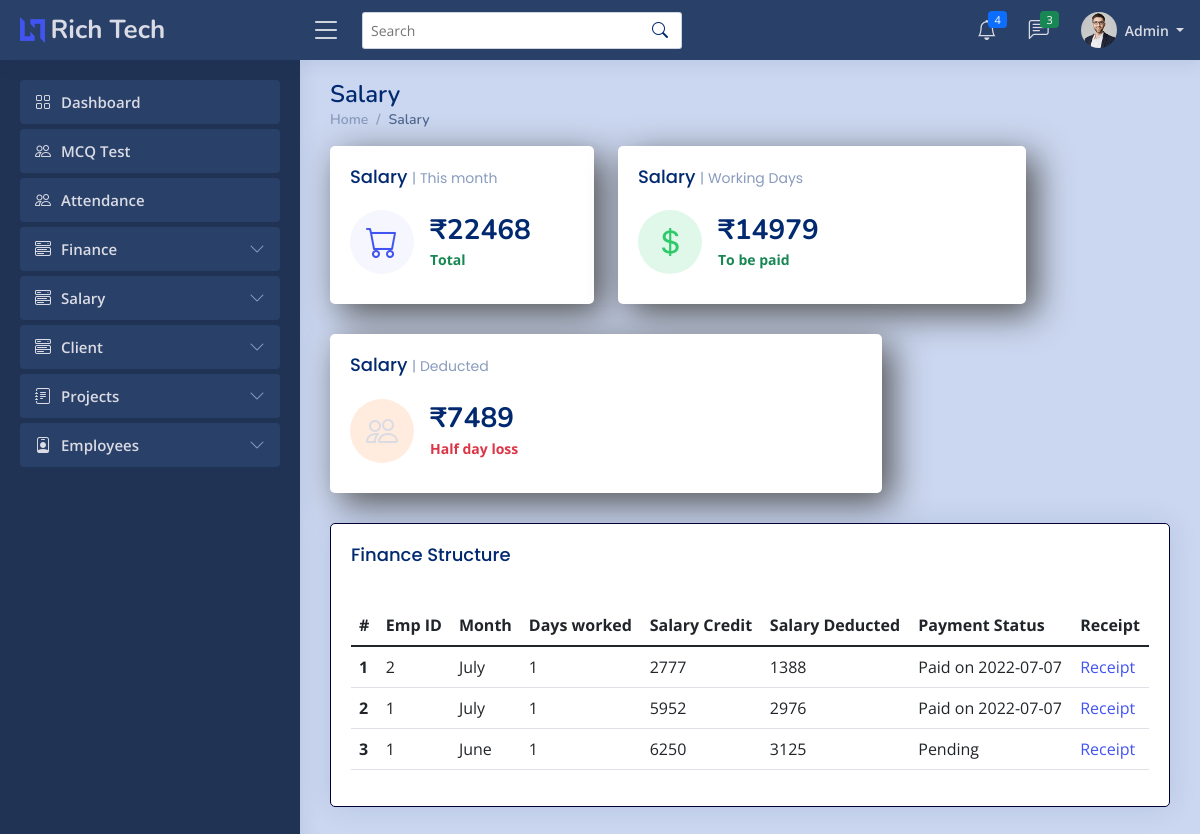
The page /admin/allsalary.php (signed in) on the database as committed earlier.
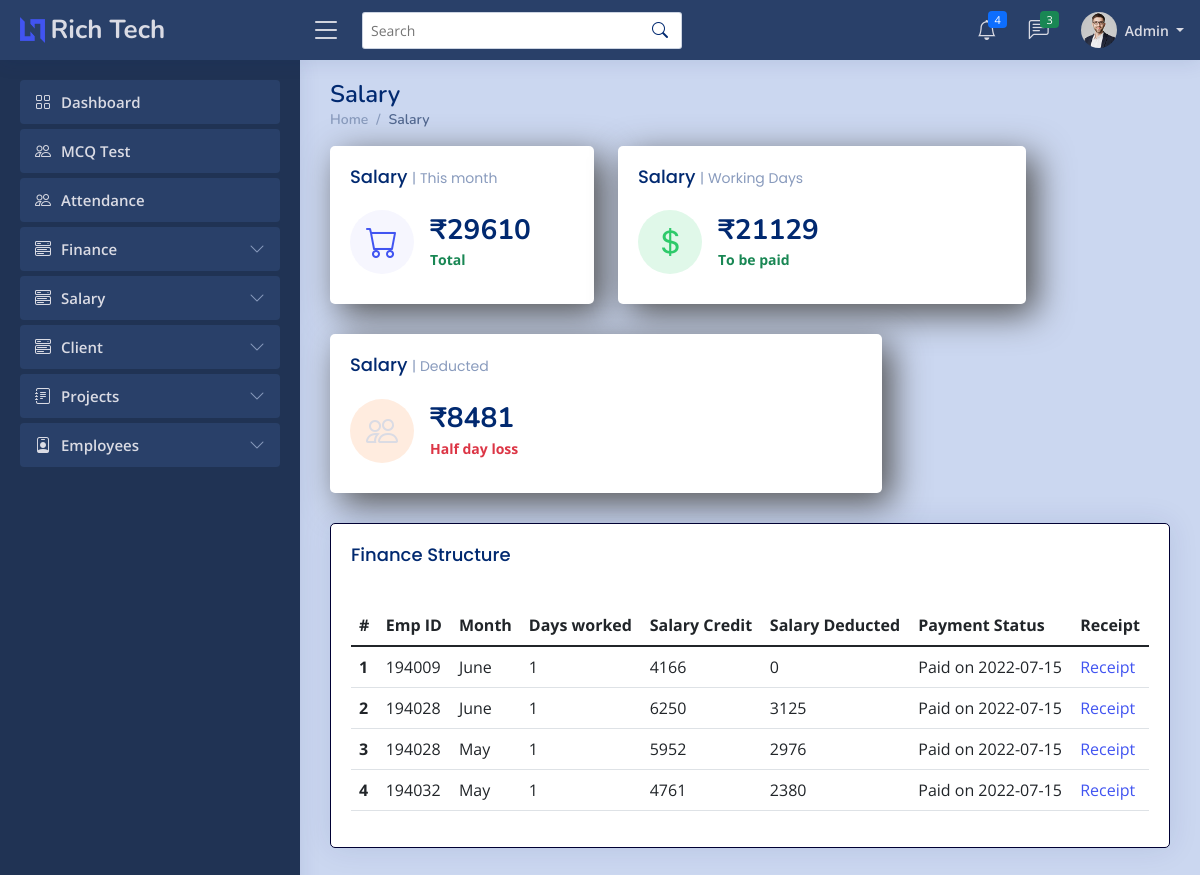
The same page on the database as committed later.
### tables this page shows
CREATE TABLE `salpayt` (
  `Id` int(7) NOT NULL,
  `euid` varchar(255) NOT NULL,
  `month` int(7) NOT NULL,
  `year` int(7) NOT NULL,
  `daysworked` int(7) NOT NULL,
  `bonus` int(12) DEFAULT NULL,
  `tsalary` int(11) NOT NULL,
  `dsalary` int(12) NOT NULL,
  `gsalary` int(7) DEFAULT NULL,
  `gdate` date DEFAULT NULL
);

### admin/allsalary.php (the view, shortened to what this page needs)
<?php
    if ($_SESSION['erole'] == "admin"){
?>
<!DOCTYPE html>
<html lang="en">
<head>
  <link href="../assets/vendor/bootstrap/css/bootstrap.min.css" rel="stylesheet">
  <link rel="stylesheet" href="../assets/vendor/bootstrap-icons/bootstrap-icons.css?v=<?php echo time(); ?>">
  <link href="../assets/vendor/boxicons/css/boxicons.min.css" rel="stylesheet">
  <link href="../assets/vendor/quill/quill.snow.css" rel="stylesheet">
  <link href="../assets/vendor/quill/quill.bubble.css" rel="stylesheet">
  <link href="../assets/vendor/remixicon/remixicon.css" rel="stylesheet">
  <link href="../assets/vendor/simple-datatables/style.css" rel="stylesheet">
  <link rel="stylesheet" href="../assets/css/style.css?v=<?php echo time(); ?>">
</head>
<body>
      <?php
        include './imports/nav-admin.php';
      ?>
  <main id="main" class="main">
    <div class="pagetitle">
      <h1>Salary</h1>
      <nav>
        <ol class="breadcrumb">
          <li class="breadcrumb-item"><a href="index.php">Home</a></li>
          <li class="breadcrumb-item active">Salary</li>
        </ol>
      </nav>
    </div>
    <section class="section dashboard">
      <div class="row">
        <div class="col-lg-12">
          <div class="row">
          <?php
              include '../imports/config.php';
              $conn = mysqli_connect($server_name, $username, $password, $database_name);
              $sqltotalpay = "SELECT SUM(tsalary + dsalary) from salpayt";
              $resulttotalpay = mysqli_query($conn, $sqltotalpay);
              $rowtotalpay = mysqli_fetch_assoc($resulttotalpay);
              $total_pay = $rowtotalpay['SUM(tsalary + dsalary)'];
              $sqltopay = "SELECT SUM(tsalary) from salpayt";
              $resulttopay = mysqli_query($conn, $sqltopay);
              $rowtopay = mysqli_fetch_assoc($resulttopay);
              $to_be_paid_salary = $rowtopay['SUM(tsalary)'];
            ?>
            <div class="col-xxl-4 col-md-4">
              <div class="fcard info-card sales-card">
                <div class="card-body">
                  <h5 class="card-title">Salary <span>| This month</span></h5>
                  <div class="d-flex align-items-center">
                    <div class="card-icon rounded-circle d-flex align-items-center justify-content-center">
                      <i class="bi bi-cart"></i>
                    </div>
                    <div class="ps-3">
                      <h6> <?php echo '₹', $total_pay;  ?> </h6>
                      <span class="text-success small pt-1 fw-bold">Total </span>
                    </div>
                  </div>
                </div>
              </div>
            </div>
            <div class="col-xxl-4 col-md-6">
              <div class="fcard info-card revenue-card">
                <div class="card-body">
                  <h5 class="card-title">Salary <span>| Working Days</span></h5>
                  <div class="d-flex align-items-center">
                    <div class="card-icon rounded-circle d-flex align-items-center justify-content-center">
                      <i class="bi bi-currency-dollar"></i>
                    </div>
                    <div class="ps-3">
                      <h6> <?php echo '₹',  $to_be_paid_salary ; ?> </h6>
                      <span class="text-success small pt-1 fw-bold"> To be paid </span>
                    </div>
                  </div>
                </div>
              </div>
            </div>
            <div class="col-xxl-4 col-md-8">
              <div class="fcard info-card customers-card">
                <div class="card-body">
                  <h5 class="card-title">Salary <span>| Deducted</span></h5>
                  <div class="d-flex align-items-center">
                    <div class="card-icon rounded-circle d-flex align-items-center justify-content-center">
                      <i class="bi bi-people"></i>
                    </div>
                    <div class="ps-3">
                      <h6> <?php echo '₹', ($total_pay - $to_be_paid_salary); ?></h6>
                      <span class="text-danger small pt-1 fw-bold">Half day loss</span>
                    </div>
                  </div>
                </div>
              </div>
            </div>
      </div>
    </section>
    <div class="card">
            <div class="card-body">
              <h5 class="card-title">Finance Structure</h5>
              <?php
                echo "<table class='table table-bordered table-striped'>";
                echo '<table class="table datatable">';
                echo "<thead>";
                  echo"<tr>";
                    echo"<th>#</th>";
                    echo"<th>Emp ID</th>";
                    echo"<th>Month</th>";
                    echo"<th>Days worked</th>";
                    echo"<th>Salary Credit</th>";
                    echo"<th>Salary Deducted</th>";
                    echo"<th>Payment Status</th>";
                    echo"<th>Receipt</th>";
                  echo"</tr>";
                echo"</thead>";
                echo"<tbody>";
                $sql = "SELECT * from salpayt";
                $result = mysqli_query($conn, $sql);
                $i = 1;
                while($row = mysqli_fetch_assoc($result)){
                  $monthNameW = date('F', mktime(0, 0, 0, $row['month'], 10));
                  $empid = $row['euid'];
                  $sqlinvoice = "SELECT `month`, `year` from salpayt where euid = '$empid'";
                  $resultinvoice = mysqli_query($conn, $sqlinvoice);
                  $rowinvoice = mysqli_fetch_assoc($resultinvoice);
                  $gmonth = $row['month'];
                  $gyear = $rowinvoice['year'];
                  echo"<tr>";
                    echo"<th row>".$i."</th>";
                    echo"<td>".$row['euid']."</td>";
                    echo"<td>".$monthNameW."</td>";
                    echo"<td>".$row['daysworked']."</td>";
                    echo"<td>".$row['tsalary']."</td>";
                    echo"<td>".$row['dsalary']."</td>";
                    if(is_null($row['gdate'])){
                      echo"<td>Pending</td>";
                    }else{
                      echo"<td>Paid on $row[gdate]</td>";
                    }
                    echo'<td><a href="invoice-salary.php?empid='.$empid.'&month='.$gmonth.'&year='.$gyear.'" target="_blank"> Receipt </a></td>';
                  echo"</tr>";
                  $i++;
                }
                    ?>
                </tbody>
              </table>
            </div>
          </div>
  </main>
</body>
</html>
<?php
    }else{
        header("Location: ../index.php");
    }
?>

### admin/imports/nav-admin.php (shortened to what this page needs)
<header id="header" class="header fixed-top d-flex align-items-center">
  <div class="d-flex align-items-center justify-content-between">
    <a href="index.php" class="logo d-flex align-items-center">
      <img src="../assets/img/logo.png" alt="">
      <span class="d-none d-lg-block">Rich Tech</span>
    </a>
    <i class="bi bi-list toggle-sidebar-btn"></i>
  </div>
  <div class="search-bar">
    <form class="search-form d-flex align-items-center" method="POST" action="#">
      <input type="text" name="query" placeholder="Search" title="Enter search keyword">
      <button type="submit" title="Search"><i class="bi bi-search"></i></button>
    </form>
  </div>
  <nav class="header-nav ms-auto">
    <ul class="d-flex align-items-center">
      <li class="nav-item dropdown">
        <a class="nav-link nav-icon" href="#" data-bs-toggle="dropdown">
          <i class="bi bi-bell"></i>
          <span class="badge bg-primary badge-number">
            <?php
              include '../imports/config.php';
              $sql_query = "SELECT * FROM notift WHERE euid='admin' ORDER BY id DESC LIMIT 4;";
              $result = mysqli_query($conn,$sql_query);
              $count = mysqli_num_rows($result);
              echo $count;
            ?>
          </span>
        </a>
      </li>
      <li class="nav-item dropdown">
        <a class="nav-link nav-icon" href="#" data-bs-toggle="dropdown">
          <i class="bi bi-chat-left-text"></i>
          <span class="badge bg-success badge-number">3</span>
        </a>
      </li>
      <li class="nav-item dropdown pe-3">
        <a class="nav-link nav-profile d-flex align-items-center pe-0" href="#" data-bs-toggle="dropdown">
          <img src="../assets/img/profile-img.jpg" alt="Profile" class="rounded-circle">
          <span class="d-none d-md-block dropdown-toggle ps-2"> Admin </span>
        </a>
      </li>
    </ul>
  </nav>
</header>
<aside id="sidebar" class="sidebar">
  <ul class="sidebar-nav" id="sidebar-nav">
    <li class="nav-item">
      <a class="nav-link " href="index.php">
        <i class="bi bi-grid"></i>
        <span>Dashboard</span>
      </a>
    </li>
    <li class="nav-item">
      <a class="nav-link " href="../MCQ/dashboard.php">
        <i class="bi bi-people"></i>
        <span>MCQ Test</span>
      </a>
    </li>
          <li class="nav-item">
      <a class="nav-link " href="attendance.php">
        <i class="bi bi-people"></i>
        <span>Attendance</span>
      </a>
    </li>
    <li class="nav-item">
      <a class="nav-link collapsed" data-bs-target="#finance-nav" data-bs-toggle="collapse" href="#">
        <i class="bi bi-menu-button-wide"></i><span>Finance</span><i class="bi bi-chevron-down ms-auto"></i>
      </a>
    </li>
    <li class="nav-item">
      <a class="nav-link collapsed" data-bs-target="#salary-nav" data-bs-toggle="collapse" href="#">
        <i class="bi bi-menu-button-wide"></i><span>Salary</span><i class="bi bi-chevron-down ms-auto"></i>
      </a>
    </li>
    <li class="nav-item">
      <a class="nav-link collapsed" data-bs-target="#client-nav" data-bs-toggle="collapse" href="#">
        <i class="bi bi-menu-button-wide"></i><span>Client</span><i class="bi bi-chevron-down ms-auto"></i>
      </a>
    </li>
    <li class="nav-item">
      <a class="nav-link collapsed" data-bs-target="#projects-nav" data-bs-toggle="collapse" href="#">
        <i class="bi bi-journal-text"></i><span>Projects</span><i class="bi bi-chevron-down ms-auto"></i>
      </a>
    </li>
    <li class="nav-item">
      <a class="nav-link collapsed" data-bs-target="#employees-nav" data-bs-toggle="collapse" href="#">
        <i class="bi bi-person-badge"></i><span>Employees</span><i class="bi bi-chevron-down ms-auto"></i>
      </a>
    </li>
  </ul>
</aside>

### assets/css/style.css (style rules this page uses)
:root { scroll-behavior: smooth; }
body { font-family: "Open Sans", sans-serif; background: #cbd7f0; color: #444444; }
a { color: #4154f1; text-decoration: none; }
h1, h2, h3, h4, h5, h6 { font-family: "Nunito", sans-serif; }
#main { margin-top: 60px; padding: 20px 30px; transition: all 0.3s; }
.pagetitle { margin-bottom: 10px; }
.pagetitle h1 { font-size: 24px; margin-bottom: 0; font-weight: 600; color: #012970; }
.fcard { margin-bottom: 30px; border-width: 1px; border-color: #000033; border-radius: 5px; box-shadow: 0px 0 30px rgba(1, 41, 112, 0.1); background-color: white; color: rgba(255,255,0,0); box-shadow: inset 0px 0px 80px 5px rgba(0,0,0,0), 10px 10px 35px rgb(83, 83, 83); }
.card { margin-bottom: 30px; border-width: 1px; border-color: #000033; border-radius: 5px; box-shadow: 0px 0 30px rgba(1, 41, 112, 0.1); }
.card-title { padding: 20px 0 15px 0; font-size: 18px; font-weight: 500; color: #012970; font-family: "Poppins", sans-serif; }
.card-title span { color: #899bbd; font-size: 14px; font-weight: 400; }
.card-body { padding: 0 20px 20px 20px; }
.breadcrumb { font-size: 14px; font-family: "Nunito", sans-serif; color: #899bbd; font-weight: 600; }
.breadcrumb a { color: #899bbd; transition: 0.3s; }
.breadcrumb .breadcrumb-item::before { color: #899bbd; }
.breadcrumb .active { color: #51678f; font-weight: 600; }
.logo { line-height: 1; }
@media (min-width: 1200px) { .logo { width: 280px; } }
.logo img { max-height: 26px; margin-right: 6px; }
.logo span { font-size: 26px; font-weight: 700; color: #dadbe4; font-family: "Nunito", sans-serif; }
.header { transition: all 0.5s; z-index: 997; height: 60px; box-shadow: 0px 2px 20px rgba(1, 41, 112, 0.1); background-color: #294069; padding-left: 20px; }
.header .toggle-sidebar-btn { font-size: 32px; padding-left: 10px; cursor: pointer; color: #012970; }
.header .search-bar { min-width: 360px; padding: 0 20px; }
.header .search-form { width: 100%; }
.header .search-form input { border: 0; font-size: 14px; color: #012970; border: 1px solid rgba(1, 41, 112, 0.2); padding: 7px 38px 7px 8px; border-radius: 3px; transition: 0.3s; width: 100%; }
.header .search-form button { border: 0; padding: 0; margin-left: -30px; background: none; }
.header .search-form button i { color: #012970; }
.header-nav ul { list-style: none; }
.header-nav > ul { margin: 0; padding: 0; }
.header-nav .nav-icon { font-size: 20px; color: #012970; }
.header-nav .nav-profile { color: #dadbe4; }
.header-nav .nav-profile img { max-height: 36px; }
.header-nav .nav-profile span { font-size: 14px; font-weight: 600; }
.header-nav .badge-number { position: absolute; inset: 4px 6px auto auto; font-weight: normal; font-size: 11px; padding: 3px 6px; }
.sidebar { position: fixed; top: 60px; left: 0; bottom: 0; width: 300px; z-index: 996; transition: all 0.3s; padding: 20px; overflow-y: auto; scrollbar-width: thin; scrollbar-color: #aab7cf transparent; box-shadow: 0px 0px 20px rgba(1, 41, 112, 0.1); background-color: #203354; }
@media (min-width: 1200px) { #main, #footer { margin-left: 300px; } }
.sidebar-nav { padding: 0; margin: 0; list-style: none; }
.sidebar-nav li { padding: 0; margin: 0; list-style: none; }
.sidebar-nav .nav-item { margin-bottom: 5px; }
.sidebar-nav .nav-link { display: flex; align-items: center; font-size: 15px; font-weight: 600; color: #dadbe4; transition: 0.3; background: #294069; padding: 10px 15px; border-radius: 4px; }
.sidebar-nav .nav-link i { font-size: 16px; margin-right: 10px; color: #4154f1; }
.sidebar-nav .nav-link.collapsed { color: #dadbe4; background: #294069; }
.sidebar-nav .nav-link.collapsed i { color: #899bbd; }
.sidebar-nav .nav-link .bi-chevron-down { margin-right: 0; transition: transform 0.2s ease-in-out; }
.dashboard .info-card { padding-bottom: 10px; }
.dashboard .info-card h6 { font-size: 28px; color: #012970; font-weight: 700; margin: 0; padding: 0; }
.dashboard .card-icon { font-size: 32px; line-height: 0; width: 64px; height: 64px; flex-shrink: 0; flex-grow: 0; }
.dashboard .sales-card .card-icon { color: #4154f1; background: #f6f6fe; }
.dashboard .revenue-card .card-icon { color: #2eca6a; background: #e0f8e9; }
.dashboard .customers-card .card-icon { color: #ff771d; background: #ffecdf; }

Rows that differ between the two databases and show on the page:
removed salpayt: euid "2", month "July", daysworked "1", tsalary "2777", dsalary "1388", gdate "2022-07-07"
removed salpayt: euid "1", month "July", daysworked "1", tsalary "5952", dsalary "2976", gdate "2022-07-07"
removed salpayt: euid "1", month "June", daysworked "1", tsalary "6250", dsalary "3125", shows "Pending"
added salpayt: euid "194009", month "June", daysworked "1", tsalary "4166", dsalary "0", gdate "2022-07-15"
added salpayt: euid "194028", month "June", daysworked "1", tsalary "6250", dsalary "3125", gdate "2022-07-15"
added salpayt: euid "194028", month "May", daysworked "1", tsalary "5952", dsalary "2976", gdate "2022-07-15"
added salpayt: euid "194032", month "May", daysworked "1", tsalary "4761", dsalary "2380", gdate "2022-07-15"
Other text that changed with them:
$total_pay: "22468" → "29610"
$to_be_paid_salary: "14979" → "21129"
$total_pay - $to_be_paid_salary: "7489" → "8481"
